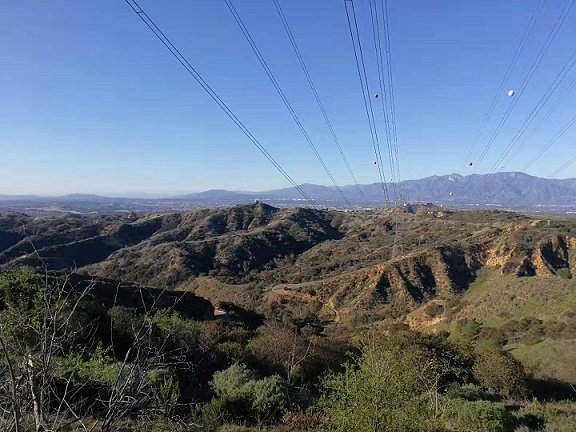
//> input picture assignments/HW3/EE569_hw3_831981929_HanyunZhao/raw_images/left.jpg, 576 x 432 px
$ ./stitching   (built with g++ and OpenCV 4)
//> lines starting //> are read from the running program, lines starting //| are printed output that depends on the picture
### assignments/HW2/EE569_hw2_831981929_HanyunZhao_code/fileIO.h
//
// Created by Administrator on 2022/2/14.
//

#ifndef EE569_HW2_8831981929_HANYUNZHAO_FILEIO_H
#define EE569_HW2_8831981929_HANYUNZHAO_FILEIO_H
#include <stdio.h>
#include <iostream>
#include <fstream>
#include <stdlib.h>
#include <fstream>
#include <string>
using namespace std;

//unsigned char *** AllocateMem(int=3, int=481, int=321);
//
//double *** AllocateMemDouble(int=3, int=481, int height=321);
// [63 lines left out: functions AllocateMem, LoadImage, OutputImage, FreeImage, not called in this run]

#endif //EE569_HW2_8831981929_HANYUNZHAO_FILEIO_H

### assignments/HW3/EE569_hw3_831981929_HanyunZhao/fileIO.h
//
// Created by Administrator on 2022/2/14.
//

#ifndef EE569_HW3_8831981929_HANYUNZHAO_FILEIO_H
#define EE569_HW3_8831981929_HANYUNZHAO_FILEIO_H
#include <stdio.h>
#include <iostream>
#include <fstream>
#include <stdlib.h>
#include <fstream>
#include <string>
using namespace std;

//unsigned char *** AllocateMem(int=3, int=481, int=321);
//
//double *** AllocateMemDouble(int=3, int=481, int height=321);
template<typename T> T *** AllocateMem(int BytesPerPixel=3, int width=481, int height=321){
    // Allocate image data array
    T ***Imagedata;
    Imagedata=new T **[height];
    int i,j,k;
    int cnt=0;
    for(i=0; i<height; i++)
    {
        Imagedata[i]=new T *[width];
        for(j=0; j<width; j++) {
            Imagedata[i][j] = new T[BytesPerPixel];
            for(k=0;k<BytesPerPixel;k++){
                Imagedata[i][j][k]=0;
            }
        }
    }
    return Imagedata;
}


//void LoadImage(unsigned char ***, string, int=3, int=481, int=321);
void LoadImage(unsigned char ***Imagedata, string FilePath,int BytesPerPixel=3,  int width=481, int height=321){
    ifstream file;
    file.open(FilePath,ios::in | ios::binary);
    int i,j,k;
    for(i=0; i<height; i++) {
        for(j=0; j<width; j++) {
            for (k = 0; k < BytesPerPixel; k++) {
                file>>noskipws>>Imagedata[i][j][k];
            }
        }
    }
    file.close();
}

//void ImageOutput(unsigned char ***, string, int=3 , int=481, int=321);
// [13 lines left out: function OutputImage, not called in this run]

//template<typename T> void FreeImage(T ***, int=3, int=481, int=321);
template<typename T> void FreeImage(T ***Imagedata, int BytesPerPixel=3, int width=481, int height=321){
    int i,j,k;
    for(i=0; i<height; i++) {
        for(j=0; j<width; j++){
            delete [] Imagedata[i][j];
        }
    }
    for(i=0; i<height; i++) {
        delete [] Imagedata[i];
    }
    delete [] Imagedata;
}

// [13 lines of commented-out code are left out]

#endif //EE569_HW3_8831981929_HANYUNZHAO_FILEIO_H

### assignments/HW3/EE569_hw3_831981929_HanyunZhao/stitching.cpp
//
// Created by Administrator on 2022/3/9.
//
#include <iostream>
#include "fileIO.h"
#include <string>
#include <cmath>
#include <opencv2/imgproc.hpp>
#include <opencv2/highgui.hpp>
#include <opencv2/features2d.hpp>
#include "opencv2/calib3d/calib3d.hpp"
#include "opencv2/stitching.hpp"

using namespace std;
using namespace cv;

// [12 lines of commented-out code are left out]

// [11 lines left out: function loadRaw, not called in this run]

Mat keypointDetector(Mat image1,Mat image2) {
    //https://cpp.hotexamples.com/zh/examples/-/BFMatcher/knnMatch/cpp-bfmatcher-knnmatch-method-examples.html
    //cv::SiftFeatureDetector detector;
    Ptr<SiftFeatureDetector> ptrDetector=SiftFeatureDetector::create();
    std::vector<cv::KeyPoint> keypoints1,keypoints2;
    ptrDetector->detect(image1, keypoints1);
    ptrDetector->detect(image2, keypoints2);
    cout<<keypoints1.size()<<endl;

    Mat descriptor1,descriptor2;
    Ptr<DescriptorExtractor> extractor=ORB::create();
//    extractor->compute(image1, keypoints1, descriptor1);
//    extractor->compute(image2, keypoints2, descriptor2);
    extractor->detectAndCompute(image1, noArray(),keypoints1, descriptor1);
    extractor->detectAndCompute(image2, noArray(),keypoints2, descriptor2);
    cout<<"here2"<<endl;

    BFMatcher matcher;
    std::vector<vector< DMatch >> matches;
    matcher.knnMatch(descriptor1,descriptor2,matches,2);
    cout<<matches.size()<<endl;
    cout<<"here3"<<endl;
    std::vector< DMatch > good_matches;
    int i;
    for(i=0;i<matches.size();i++){
        if(matches[i][0].distance<0.5*matches[i][1].distance){//adjust the ratio
            good_matches.push_back(matches[i][0]);
        }
    }
    cout<<good_matches.size()<<endl;

    Mat img_matches;
    drawMatches( image1, keypoints1, image2, keypoints2, good_matches, img_matches, Scalar::all(-1),
                 Scalar::all(-1), std::vector<char>(), DrawMatchesFlags::NOT_DRAW_SINGLE_POINTS );
    //imshow("good matches",img_matches);
    //waitKey(0);

    std::vector<Point2f> left;
    std::vector<Point2f> middle;
    for(i=0;i<good_matches.size();i++){
        left.push_back(keypoints1[good_matches[i].queryIdx].pt);
        middle.push_back(keypoints2[good_matches[i].trainIdx].pt);
        cout<<keypoints1[good_matches[i].queryIdx].pt<<endl;
        cout<<keypoints2[good_matches[i].trainIdx].pt<<endl;
        cout<<endl;
    }

    Mat H = findHomography(left, middle,RANSAC);

    return H;
}

// [76 lines left out: functions colorMapping, warpping, stitching, not called in this run]
int main(){
    string leftPath="raw_images/left.raw";
    string middlePath="raw_images/middle.raw";
    string rightPath="raw_images/right.raw";
    string OutputPath="Output/lefttest.raw";

    //laod raw with opencv cause color distortion
    Mat leftImage=imread("raw_images/left.jpg");
//> leftImage is the input picture: 432 rows x 576 cols, CV_8UC3; mean B, G, R 131.7, 111.7, 97.1
    Mat middleImage=imread("raw_images/middle.jpg");
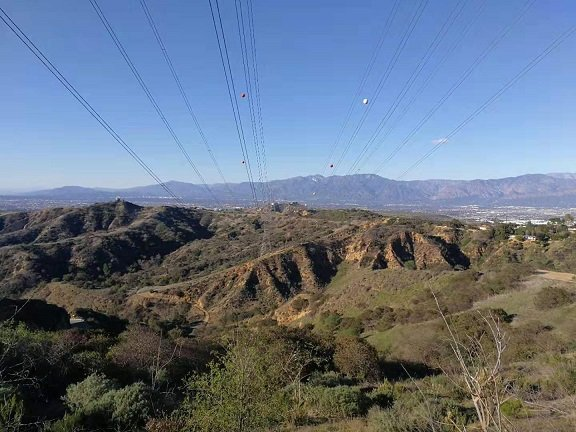
//> input picture assignments/HW3/EE569_hw3_831981929_HanyunZhao/raw_images/middle.jpg, 576 x 432 px
//> middleImage is the input picture: 432 rows x 576 cols, CV_8UC3; mean B, G, R 132.1, 115.5, 103
    Mat rightImage=imread("raw_images/right.jpg");
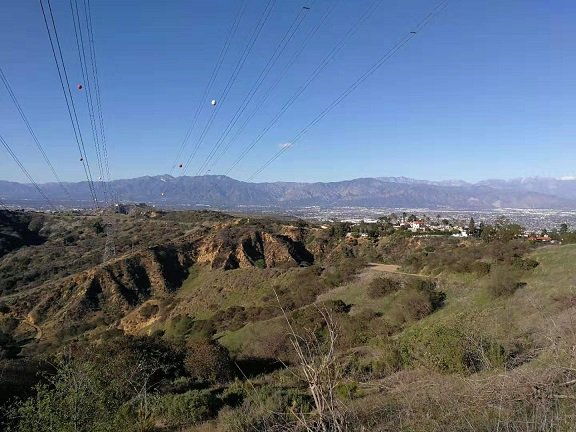
//> input picture assignments/HW3/EE569_hw3_831981929_HanyunZhao/raw_images/right.jpg, 576 x 432 px
//> rightImage is the input picture: 432 rows x 576 cols, CV_8UC3; mean B, G, R 127.3, 111, 98.3
    //cout<<leftImage<<endl;
    //Mat H=keypointDetector(leftImage,middleImage);
    Mat H=keypointDetector(rightImage,middleImage);
//> in keypointDetector, `ptrDetector->detect(image1, keypoints1);`: keypoints1 = 1185 keypoints; strongest (x, y, size): (464, 234, 3.2), (349, 234, 2.5), (415, 226, 5.3), (213, 102, 2.2)
//> in keypointDetector, `ptrDetector->detect(image2, keypoints2);`: keypoints2 = 1403 keypoints; strongest (x, y, size): (545, 223, 2), (513, 236, 1.9), (483, 228, 2.9), (73, 320, 5.1)
//| 1185
//> in keypointDetector, `extractor->detectAndCompute(image1, noArray(),keypoints1, descriptor1);`: keypoints1 = 500 keypoints; strongest (x, y, size): (459, 231, 31), (465, 235, 31), (465, 232, 31), (460, 229, 31)
//> in keypointDetector, `extractor->detectAndCompute(image2, noArray(),keypoints2, descriptor2);`: keypoints2 = 500 keypoints; strongest (x, y, size): (510, 236, 31), (513, 236, 31), (512, 236, 37.2), (528, 237, 31)
//> in keypointDetector, `matcher.knnMatch(descriptor1,descriptor2,matches,2);`: matches = 500 matches
//| 500
//| 7
//> in keypointDetector, `drawMatches( image1, keypoints1, image2, keypoints2, good_matches, img..`:
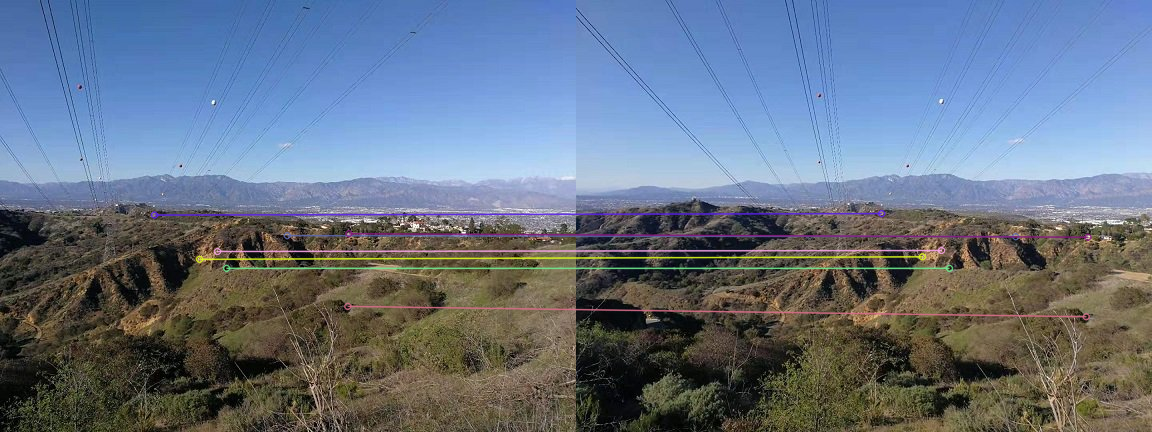
//> img_matches: 432 rows x 1152 cols, CV_8UC3; mean B, G, R 130.9, 114, 101.7
//> the loop in keypointDetector, `for(i=0;i<good_matches.size();i++)` made 7 passes
//| [217, 251]
//| [365, 250]
//| [286.8, 235.2]
//| [439.2, 236.16]
//| [348.48, 233.28]
//| [511.488, 236.736]
//| [154.08, 214.56]
//| [305.28, 213.12]
//| [226.08, 267.84]
//| [372.96, 267.84]
//> (the first 10 of 14 printed lines)
//> in keypointDetector, `Mat H = findHomography(left, middle,RANSAC);`: H = [[0.636, -0.125, 192.5], [-0.104, 0.754, 38.4], [-0.000548, -0.00024, 1]]


    int BytesPerPixel = 3;
    int width = 576;
    int height = 432;
    int i,j,k;
    unsigned char***ImageData=AllocateMem<unsigned char>(BytesPerPixel,width,height);
    unsigned char***ImageOutput=AllocateMem<unsigned char>(BytesPerPixel,width,height);
    LoadImage(ImageData,middlePath,BytesPerPixel,width,height);
    //warpping(ImageData,ImageOutput,H);
    Mat ImgOut;


    //warp left image
//    warpPerspective(leftImage, ImgOut, H, leftImage.size(), INTER_NEAREST);
//    imshow("out",ImgOut);
//    waitKey(0);

    //warp right image
    warpPerspective(rightImage, ImgOut, H, rightImage.size(), INTER_NEAREST);
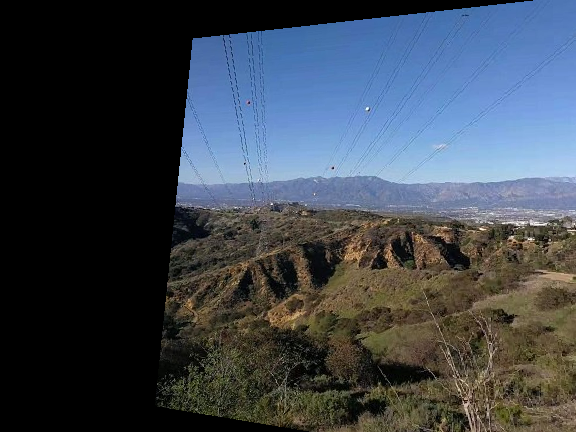
//> ImgOut: 432 rows x 576 cols, CV_8UC3; mean B, G, R 77.7, 68.1, 60.2
    imshow("out",ImgOut);
    waitKey(0);

    // [9 lines of commented-out code are left out]

    cout<<"here"<<endl;
    FreeImage<unsigned char>(ImageData,BytesPerPixel,width,height);
    FreeImage<unsigned char>(ImageOutput,BytesPerPixel,width,height);
    return 0;
}

//reference
//https://docs.opencv.org/3.4/d7/dff/tutorial_feature_homography.html
//https://towardsdatascience.com/image-stitching-using-opencv-817779c86a83
